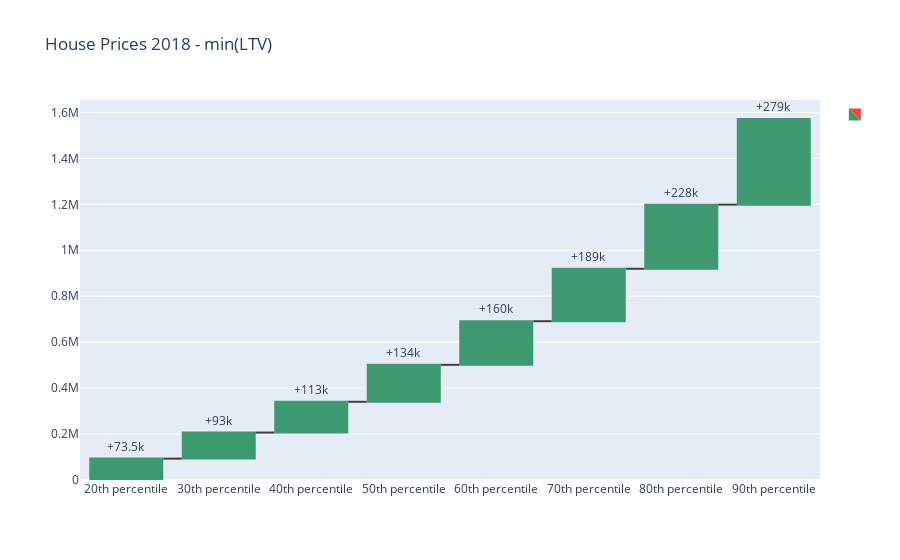

Notebook code for this chart:
### Code cell
fig = go.Figure(go.Waterfall(
    name = "", orientation = "v",
    measure = ["relative", "relative", "relative", "relative", "relative", "relative", 'relative', 'relative'],
    x = df_england['House price decile'],
    textposition = "outside",
    text = ["+73.5k", "+93k", "+113k", "+134k", "+160k", "+189k", '+228k', '+279k', '+372k'],
    y = df_england.min_ltv,
    connector = {"line":{"color":"rgb(63, 63, 63)"}},
))


fig.update_layout(
        title = "House Prices 2018 - min(LTV)",
        showlegend = True
)

fig.show()

### Figure 1 — Plotly figure (JSON) as saved in the notebook; plotly's stock layout.template omitted (floating-point values rounded to 4 significant figures)
{"data": [{"connector": {"line": {"color": "rgb(63, 63, 63)"}}, "measure": ["relative", "relative", "relative", "relative", "relative", "relative", "relative", "relative"], "name": "", "orientation": "v", "text": ["+73.5k", "+93k", "+113k", "+134k", "+160k", "+189k", "+228k", "+279k", "+372k"], "textposition": "outside", "type": "waterfall", "x": ["20th percentile", "30th percentile", "40th percentile", "50th percentile", "60th percentile", "70th percentile", "80th percentile", "90th percentile"], "y": [93090.0, 113330, 134100.0, 160800.0, 189910, 228300.0, 279160, 372800.0]}], "layout": {"showlegend": true, "title": {"text": "House Prices 2018 - min(LTV)"}}}
